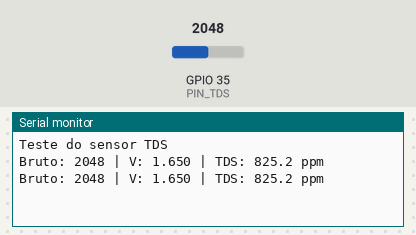
A sketch run on a simulated ESP32. Shown: the last lines printed to the serial monitor. The test bench sets the inputs (shaded band); at power-on: GPIO 35 (PIN_TDS) = 2048.

Above: at 2.2 s.
2.3 s: GPIO 35 (PIN_TDS) set to 2866
At 3.6 s:
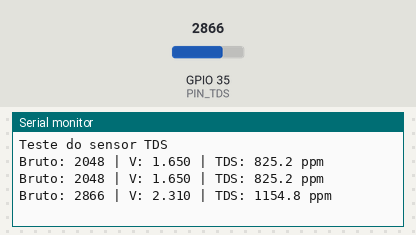
3.8 s: GPIO 35 (PIN_TDS) set to 3603
At 4.8 s:
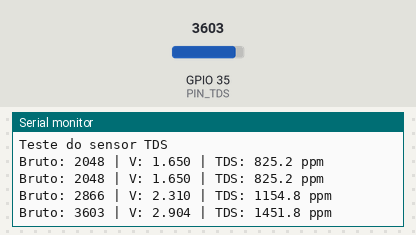
Timing chart, 0 to 6.8 s (numbered marks = the images above; inputs shaded):
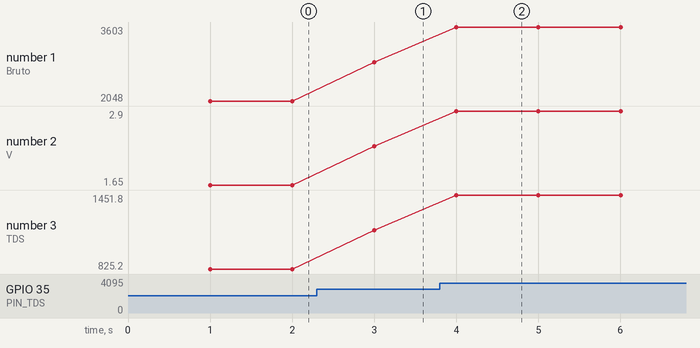

The sketch:

teste_tds.ino
```cpp
/*
  Teste do sensor TDS (TDS Meter V1.0 + ESP32)

  Conversão simplificada tensão -> ppm. Cada módulo tem uma curva
  ligeiramente diferente: ajuste FATOR_PPM com uma solução de
  referência. O firmware final usa compensação de temperatura.
*/

const int   PIN_TDS  = 35;      // ADC1
const float ADC_REF  = 3.3f;
const int   ADC_RES  = 4095;
const float FATOR_PPM = 500.0f; // ppm por volt (aproximado)

void setup() {
  Serial.begin(115200);
  delay(1000);
  Serial.println("Teste do sensor TDS");
}

void loop() {
  int bruto = analogRead(PIN_TDS);
  float tensao = bruto * (ADC_REF / ADC_RES);
  float tds = tensao * FATOR_PPM;

  Serial.printf("Bruto: %d | V: %.3f | TDS: %.1f ppm\n", bruto, tensao, tds);
  delay(1000);
}
```

Measured:
- after the input at 2.3 s, the serial monitor: prints a new line after 0.70 s (image 1)
- after the input at 3.8 s, the serial monitor: prints a new line after 0.20 s (image 2)
- plotted number 1: 2048 → 2866 after the input at 2.3 s, 2866 → 3603 after the input at 3.8 s
- plotted number 2: 1.65 → 2.31 after the input at 2.3 s, 2.31 → 2.9 after the input at 3.8 s
- plotted number 3: 825.2 → 1154.8 after the input at 2.3 s, 1154.8 → 1451.8 after the input at 3.8 s
